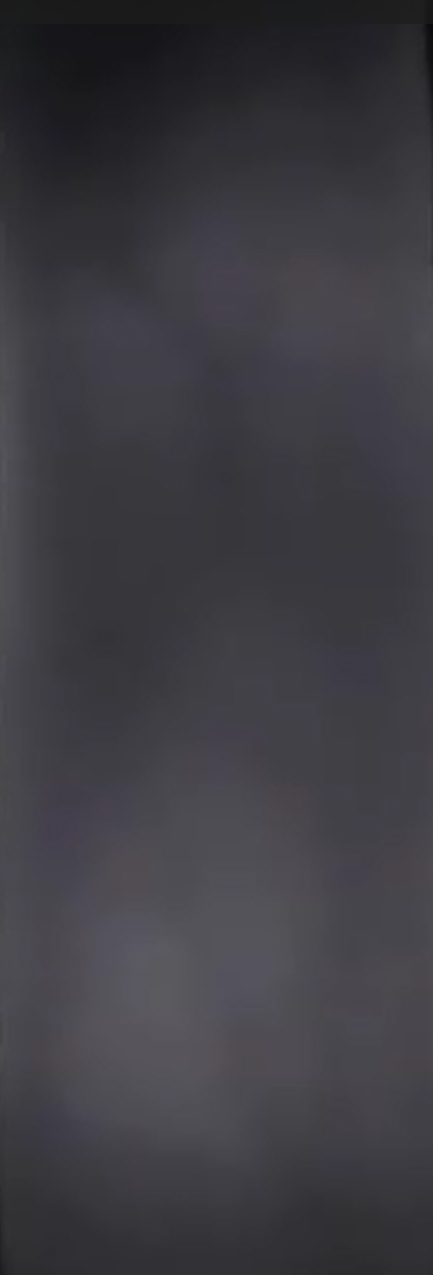
#> input picture sub_band_test.jpg, 433 x 1275 px
$ python sub_band_visualization.py
#> lines starting #> are read from the running program, lines starting #| are printed output that depends on the picture
import cv2
import numpy as np
import pywt
import matplotlib.pyplot as plt


def visualize_wavelet_transform(gray_frame):
    """对输入灰度图像进行二级小波变换，并显示生成的8个子带"""
    # 一级小波变换
    coeffs2 = pywt.dwt2(gray_frame, 'haar')
    LL, (LH, HL, HH) = coeffs2
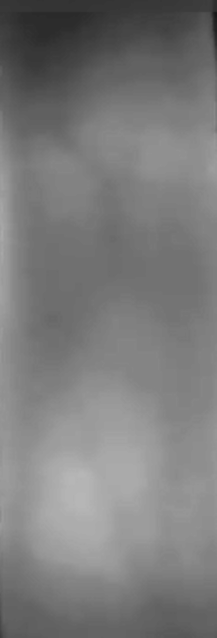
#> LL: shape (638, 217) float64; min 23, max 182, mean 122.7
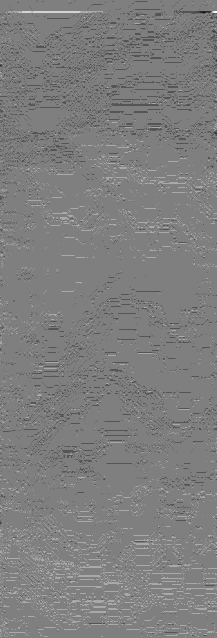
#> LH: shape (638, 217) float64; min -3, max 3, mean -0.0144; drawn with min black and max white
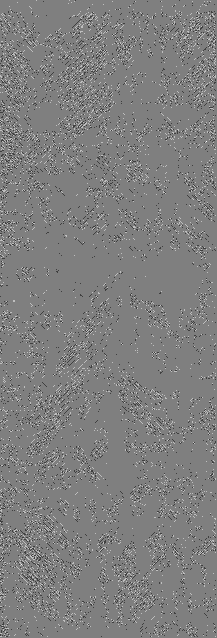
#> HH: shape (638, 217) float64; min -1, max 1, mean -0.000751; drawn with min black and max white

    # 二级小波变换（对一级小波变换中的低频子带LL进行二次变换）
    coeffs3 = pywt.dwt2(LL, 'haar')
    LL2, (LH2, HL2, HH2) = coeffs3
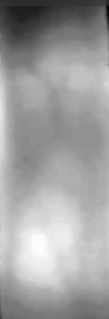
#> LL2: shape (319, 109) float64; min 48, max 364, mean 245.4; drawn with min black and max white
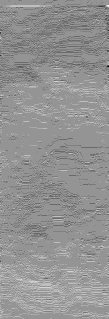
#> LH2: shape (319, 109) float64; min -7, max 5, mean -0.0652; drawn with min black and max white
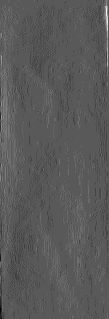
#> HL2: shape (319, 109) float64; min -8.5, max 15.75, mean 0.0304; drawn with min black and max white
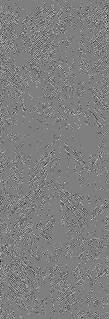
#> HH2: shape (319, 109) float64; min -2, max 2, mean 0.00129; drawn with min black and max white

    # 创建图像网格显示
    fig, axes = plt.subplots(2, 4, figsize=(12, 6))
    axes = axes.ravel()

    # 显示 8 个子带图像
    images = [LL, LH, HL, HH, LL2, LH2, HL2, HH2]
    titles = ["LL", "LH", "HL", "HH", "LL2", "LH2", "HL2", "HH2"]

    for i in range(8):
        axes[i].imshow(images[i], cmap='gray')
        axes[i].set_title(titles[i])
        axes[i].axis('off')

    plt.tight_layout()
    plt.show()


# 读取测试图像
image_path = "sub_band_test.jpg"  # 替换为你的指静脉图像路径
image = cv2.imread(image_path, cv2.IMREAD_GRAYSCALE)

if image is not None:
    # 预处理：高斯滤波
    image = cv2.GaussianBlur(image, (5, 5), 0)

    # 进行小波变换并可视化
    visualize_wavelet_transform(image)
else:
    print("无法加载图像，请检查文件路径！")

$ run again, with vein_image.bmp saved as sub_band_test.jpg
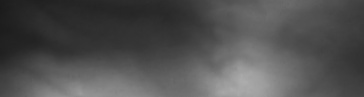
#> input picture vein_image.bmp, 364 x 97 px
#> image is the input picture: shape (97, 364); min 26, max 172, mean 80.2
#> in visualize_wavelet_transform, `LL2, (LH2, HL2, HH2) = coeffs3`:
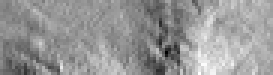
#> HL2: shape (25, 91) float64 (shown 3 times larger); min -13.5, max 9, mean -0.159; drawn with min black and max white
#> in visualize_wavelet_transform, `LL2, (LH2, HL2, HH2) = coeffs3`:
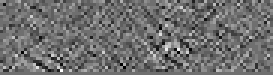
#> HH2: shape (25, 91) float64 (shown 3 times larger); min -1.75, max 2.25, mean -0.00604; drawn with min black and max white
